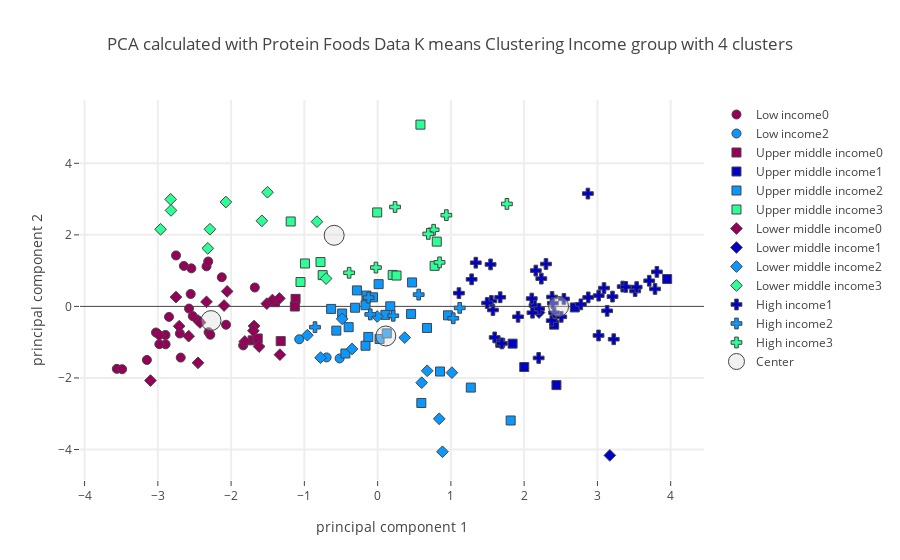

Source (notebook cell):
### Code cell
# Plotly on Income level
plot_plotly(protein_group_merged_df,"Income group",income_centers,4,"Protein Foods",'')

### Figure 1 — Plotly figure (JSON) as saved in the notebook; plotly's stock layout.template omitted (floating-point values rounded to 4 significant figures)
{"data": [{"marker": {"color": "rgb(150,0,90)", "line": {"width": 1}, "size": 9, "symbol": 0}, "mode": "markers", "name": "Low income0", "text": ["Benin", "Burkina Faso", "Central African Republic", "Chad", "Democratic People's Republic of Korea", "Ethiopia", "Gambia", "Guinea", "Guinea-Bissau", "Haiti", "Liberia", "Madagascar", "Malawi", "Mali", "Mozambique", "Nepal", "Niger", "Rwanda", "Senegal", "Sierra Leone", "Togo", "Uganda", "United Republic of Tanzania", "Zimbabwe"], "type": "scatter", "uid": "8e476aa9-bfac-480d-90df-a42cd0536dde", "x": [-2.574, -2.699, -1.835, -2.069, -2.551, -2.688, -1.676, -2.543, -2.336, -2.847, -2.313, -2.645, -3.56, -2.307, -2.895, -2.523, -3.15, -3.487, -2.127, -2.752, -3.025, -2.894, -2.979, -2.284], "y": [-0.06102, -0.7571, -1.09, -0.5123, 0.3475, -1.43, 0.5279, 1.063, 1.119, -0.2932, 1.255, 1.132, -1.746, -0.72, -0.7983, -0.2714, -1.497, -1.755, 0.8148, 1.424, -0.7302, -1.059, -1.056, -0.7922]}, {"marker": {"color": "rgb(0,0,200)", "line": {"width": 1}, "size": 9, "symbol": 0}, "mode": "markers", "name": "Low income1", "text": [], "type": "scatter", "uid": "2c9d2073-17dc-4141-8ab5-cb0e0b10f1bd", "x": [], "y": []}, {"marker": {"color": "rgb(10,152,255)", "line": {"width": 1}, "size": 9, "symbol": 0}, "mode": "markers", "name": "Low income2", "text": ["Afghanistan", "Tajikistan", "Yemen"], "type": "scatter", "uid": "dcc82078-e2c2-4c8f-87c4-b4d2984d2cc6", "x": [-0.5187, -0.6961, -1.07], "y": [-1.455, -1.426, -0.9182]}, {"marker": {"color": "rgb(44,255,150)", "line": {"width": 1}, "size": 9, "symbol": 0}, "mode": "markers", "name": "Low income3", "text": [], "type": "scatter", "uid": "521f7064-e8fd-47c4-8dd4-62236d684ca8", "x": [], "y": []}, {"marker": {"color": "rgb(150,0,90)", "line": {"width": 1}, "size": 9, "symbol": 1}, "mode": "markers", "name": "Upper middle income0", "text": ["Belize", "Botswana", "Cuba", "Guatemala", "Namibia", "Peru"], "type": "scatter", "uid": "d6c8d10b-6227-499a-b434-d9309ce8805b", "x": [-1.12, -1.323, -1.402, -1.706, -1.637, -1.13], "y": [0.2099, -0.9707, 0.118, -0.949, -0.8966, -0.003202]}, {"marker": {"color": "rgb(0,0,200)", "line": {"width": 1}, "size": 9, "symbol": 1}, "mode": "markers", "name": "Upper middle income1", "text": ["Albania", "Armenia", "Belarus", "Kazakhstan", "Montenegro", "Romania", "Russian Federation"], "type": "scatter", "uid": "babe9682-b587-4488-9f15-c3bea5b21e66", "x": [2.441, 1.674, 3.952, 2.001, 2.41, 1.842, 2.692], "y": [-2.2, -1.018, 0.7652, -1.694, -0.5105, -1.041, -0.02923]}, {"marker": {"color": "rgb(10,152,255)", "line": {"width": 1}, "size": 9, "symbol": 1}, "mode": "markers", "name": "Upper middle income2", "text": ["Algeria", "Azerbaijan", "Bosnia and Herzegovina", "Brazil", "Bulgaria", "Colombia", "Costa Rica", "Dominica", "Ecuador", "Fiji", "Iran (Islamic Republic of)", "Iraq", "Jamaica", "Jordan", "Lebanon", "Mauritius", "Mexico", "Paraguay", "Saint Lucia", "Serbia", "South Africa", "North Macedonia", "Turkey", "Turkmenistan", "Venezuela (Bolivarian Republic of)"], "type": "scatter", "uid": "d1e62a8f-d71e-47ed-aaeb-a8f42506db94", "x": [0.5966, 1.272, -0.4398, 0.4567, 0.9604, -0.3074, -0.1526, 0.1727, 0.01381, -0.6347, -0.1651, -0.4844, -0.2827, 0.0263, -0.1268, -0.06329, -0.3953, 0.1062, 0.4704, 0.6741, -0.5635, 0.1249, 0.8515, 1.816, -0.165], "y": [-2.699, -2.269, -1.316, -0.2102, -0.2496, -0.03675, 0.3033, 0.002044, 0.6222, -0.07026, -1.099, -0.1994, 0.4469, -0.9124, -0.8537, 0.2543, -0.5807, -0.2359, 0.6694, -0.6027, -0.6771, -0.7541, -1.821, -3.189, 0.03305]}, {"marker": {"color": "rgb(44,255,150)", "line": {"width": 1}, "size": 9, "symbol": 1}, "mode": "markers", "name": "Upper middle income3", "text": ["China, mainland", "Dominican Republic", "Gabon", "Grenada", "Guyana", "Malaysia", "Maldives", "Saint Vincent and the Grenadines", "Samoa", "Suriname", "Thailand"], "type": "scatter", "uid": "78178b86-892c-4f85-9256-f9530f00157c", "x": [0.8072, -1.052, -0.7501, 0.2056, -0.992, -0.006129, 0.5844, 0.258, 0.778, -0.7798, -1.186], "y": [1.811, 0.6811, 0.8739, 0.8799, 1.2, 2.627, 5.082, 0.8627, 1.134, 1.24, 2.374]}, {"marker": {"color": "rgb(150,0,90)", "line": {"width": 1}, "size": 9, "symbol": 2}, "mode": "markers", "name": "Lower middle income0", "text": ["Angola", "Cabo Verde", "Cameroon", "Congo (note no data in Food suppley tables for DRC)", "CÃƒÂ´te d'Ivoire", "Djibouti", "El Salvador", "Ghana", "Honduras", "India", "Kenya", "Lesotho", "Nicaragua", "Nigeria", "Sao Tome and Principe", "Solomon Islands", "Eswatini", "Timor-Leste", "Zambia"], "type": "scatter", "uid": "cd82e8fd-47ff-455e-b2c6-90746944d77e", "x": [-1.687, -1.512, -2.979, -1.436, -2.336, -1.333, -1.617, -2.45, -1.696, -2.096, -2.452, -3.101, -2.709, -2.424, -1.341, -2.054, -1.813, -2.752, -2.579], "y": [-0.5484, 0.0766, -0.8051, 0.1791, 0.1268, -1.349, -1.122, -0.3964, -0.6803, 0.02439, -1.577, -2.072, -0.5538, -0.4495, 0.2232, 0.4198, -0.9804, 0.2607, -0.8321]}, {"marker": {"color": "rgb(0,0,200)", "line": {"width": 1}, "size": 9, "symbol": 2}, "mode": "markers", "name": "Lower middle income1", "text": ["Sudan", "Ukraine"], "type": "scatter", "uid": "e8263394-fc39-4a67-bf14-d641bcf664be", "x": [3.17, 2.203], "y": [-4.165, -0.1715]}, {"marker": {"color": "rgb(10,152,255)", "line": {"width": 1}, "size": 9, "symbol": 2}, "mode": "markers", "name": "Lower middle income2", "text": ["Bolivia (Plurinational State of)", "Egypt", "Georgia", "Kyrgyzstan", "Mauritania", "Mongolia", "Morocco", "Pakistan", "Republic of Moldova", "Tunisia", "Uzbekistan"], "type": "scatter", "uid": "7d058260-8e91-4a4f-9e02-df4a13efb28f", "x": [-0.4843, -0.9592, 0.3701, 0.6016, -0.779, 0.8852, 0.8407, -0.3491, -0.005578, 0.6763, 1.014], "y": [-0.3477, -0.8056, -0.8717, -2.133, -1.433, -4.063, -3.143, -1.19, -0.2823, -1.799, -1.852]}, {"marker": {"color": "rgb(44,255,150)", "line": {"width": 1}, "size": 9, "symbol": 2}, "mode": "markers", "name": "Lower middle income3", "text": ["Bangladesh", "Cambodia", "Indonesia", "Kiribati", "Lao People's Democratic Republic", "Myanmar", "Philippines", "Sri Lanka", "Vanuatu", "Viet Nam"], "type": "scatter", "uid": "5256cf1b-76ef-4ba7-9a0b-71e906901f76", "x": [-2.963, -2.825, -2.289, -0.8278, -2.82, -2.071, -1.58, -2.318, -0.7034, -1.503], "y": [2.156, 2.993, 2.157, 2.369, 2.683, 2.918, 2.392, 1.623, 0.7783, 3.192]}, {"marker": {"color": "rgb(150,0,90)", "line": {"width": 1}, "size": 9, "symbol": 3}, "mode": "markers", "name": "High income0", "text": [], "type": "scatter", "uid": "8f81b6d6-5e79-49f7-9409-c7d0acb636e4", "x": [], "y": []}, {"marker": {"color": "rgb(0,0,200)", "line": {"width": 1}, "size": 9, "symbol": 3}, "mode": "markers", "name": "High income1", "text": ["Argentina", "Australia", "Austria", "Bahamas", "Belgium", "Bermuda", "Canada", "China, Hong Kong SAR", "Croatia", "Cyprus", "Czechia", "Denmark", "Estonia", "Finland", "France", "French Polynesia", "Germany", "Greece", "Hungary", "Iceland", "Ireland", "Israel", "Italy", "Latvia", "Lithuania", "Luxembourg", "Malta", "Netherlands", "New Caledonia", "New Zealand", "Norway", "Poland", "Portugal", "Slovakia", "Slovenia", "Spain", "Sweden", "Switzerland", "United Kingdom", "United States of America", "Uruguay"], "type": "scatter", "uid": "f27f09c0-cbdb-4b7e-9111-9a10703169c2", "x": [3.015, 2.506, 3.345, 1.34, 2.141, 2.234, 1.574, 2.87, 1.553, 1.11, 2.381, 3.387, 3.223, 3.786, 2.774, 1.541, 3.09, 2.198, 1.673, 3.017, 2.377, 2.409, 2.392, 3.133, 3.812, 3.206, 2.104, 3.515, 1.283, 1.598, 2.543, 3.707, 2.159, 1.495, 1.917, 2.298, 3.536, 2.203, 2.114, 2.875, 1.695], "y": [-0.8129, -0.2917, 0.554, 1.221, 0.027, 0.7769, -0.1001, 3.155, 0.1516, 0.3705, 0.2632, 0.5441, -0.9178, 0.4882, 0.05658, 1.173, 0.5125, -1.441, 0.2556, 0.3014, -0.3982, -0.1767, 0.09001, -0.1242, 0.9653, 0.2745, 0.2191, 0.4291, 0.7575, -0.8674, 0.2094, 0.7168, 1.001, 0.09486, -0.2896, 1.185, 0.5399, -0.0672, -0.1765, 0.2513, -1.035]}, {"marker": {"color": "rgb(10,152,255)", "line": {"width": 1}, "size": 9, "symbol": 3}, "mode": "markers", "name": "High income2", "text": ["Barbados", "Chile", "Kuwait", "Oman", "Saudi Arabia", "Trinidad and Tobago", "United Arab Emirates"], "type": "scatter", "uid": "3a5de46f-f39a-4b72-9baa-aaf6a1184ab0", "x": [0.5605, 1.12, 1.033, 0.2132, -0.1002, -0.1237, -0.8549], "y": [0.3292, -0.04205, -0.3314, -0.2613, -0.2242, 0.245, -0.5811]}, {"marker": {"color": "rgb(44,255,150)", "line": {"width": 1}, "size": 9, "symbol": 3}, "mode": "markers", "name": "High income3", "text": ["Antigua and Barbuda", "Brunei Darussalam", "China, Macao SAR", "China, Taiwan Province of", "Japan", "Panama", "Republic of Korea", "Saint Kitts and Nevis"], "type": "scatter", "uid": "7d2dc2a1-ab56-4329-ba8f-606582a172a2", "x": [0.8453, 0.7641, 1.765, 0.6916, 0.9381, -0.3891, 0.2378, -0.02307], "y": [1.231, 2.142, 2.865, 2.027, 2.551, 0.9398, 2.779, 1.085]}, {"marker": {"color": "rgba(220, 220, 220, .4)", "line": {"width": 1}, "size": 20}, "mode": "markers", "name": "Center", "type": "scatter", "uid": "70659143-1a69-4372-9109-2413aa834f7b", "x": [-2.274, 2.47, 0.1116, -0.5932], "y": [-0.3966, -0.003564, -0.8267, 1.988]}], "layout": {"hovermode": "closest", "showlegend": true, "title": {"text": "PCA calculated with Protein Foods Data K means Clustering Income group with 4 clusters"}, "xaxis": {"gridwidth": 2, "ticklen": 5, "title": {"text": "principal component 1"}, "zeroline": false}, "yaxis": {"gridwidth": 2, "ticklen": 5, "title": {"text": "principal component 2"}}}}
